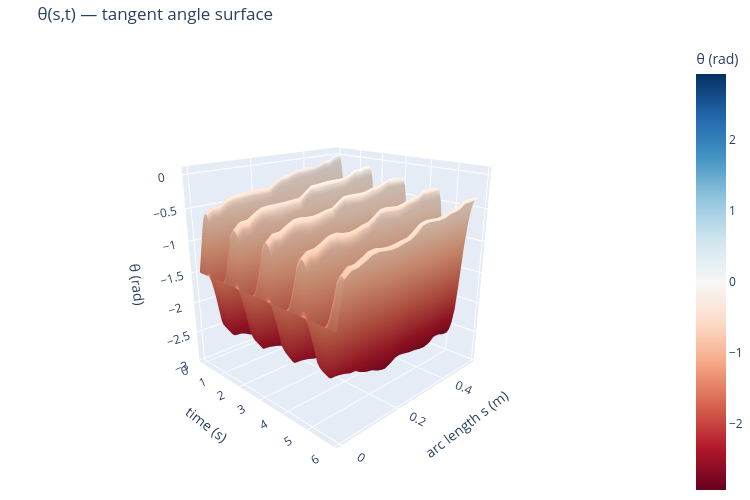

Source (notebook cell):
### Markdown cell above
# Segments angel plotting

### Code cell
import plotly.graph_objects as go

# ── θ(s,t) surface ────────────────────────────────────────────────────────
_stride    = 1
_fr        = np.arange(0, n_frames, _stride)
_s_theta   = np.linspace(0, L0, N)          # arc length at segment midpoints (m)
_THETA     = theta_smooth[_fr, :].T         # (N, n_t)
_t_ax      = t_raw[_fr]

fig = go.Figure(go.Surface(
    x=_t_ax, y=_s_theta, z=_THETA,
    colorscale='RdBu', cmid=0,
    colorbar=dict(title='θ (rad)')
))
fig.update_layout(
    title='θ(s,t) — tangent angle surface',
    scene=dict(
        xaxis_title='time (s)',
        yaxis_title='arc length s (m)',
        zaxis_title='θ (rad)',
        camera=dict(eye=dict(x=1.8, y=-1.8, z=0.9))
    ),
    width=750, height=500, margin=dict(l=0, r=0, t=40, b=0)
)
fig.show()

# ── θ heatmap ─────────────────────────────────────────────────────────────
fig2d, ax = plt.subplots(figsize=(8, 4), dpi=100)
im = ax.imshow(_THETA, aspect='auto', origin='lower',
               extent=[_t_ax[0], _t_ax[-1], 0, L0],
               cmap='RdBu')
fig2d.colorbar(im, ax=ax, label='θ (rad)')
ax.set_xlabel('time (s)')
ax.set_ylabel('arc length s (m)')
ax.set_title('θ(s,t) — tangent angle heatmap')
plt.tight_layout()
plt.show()

# ── θ(t) time series at 4 segments ────────────────────────────────────────
_seg_inspect = [0, N//4, N//2, N-1]
_seg_labels  = [f'seg {k}  (s={_s_theta[k]:.3f} m)' for k in _seg_inspect]

fig3, axes = plt.subplots(len(_seg_inspect), 1, figsize=(10, 8), sharex=True, dpi=100)
fig3.suptitle('θ(t) at 4 segments along the rod', fontsize=12)
for ax, k, lbl in zip(axes, _seg_inspect, _seg_labels):
    ax.plot(t_raw, theta_smooth[:, k], lw=1)
    ax.set_ylabel('θ (rad)', fontsize=9)
    ax.set_title(lbl, fontsize=9)
    ax.grid(True, alpha=0.3)
    ax.annotate(f'std={theta_smooth[:,k].std():.3f} rad  '
                f'range=[{theta_smooth[:,k].min():.2f}, {theta_smooth[:,k].max():.2f}]',
                xy=(0.02, 0.75), xycoords='axes fraction', fontsize=8, color='navy')
axes[-1].set_xlabel('time (s)')
plt.tight_layout()
plt.show()

print(f'θ shape: {theta_smooth.shape}  ({N} segments × {n_frames} frames)')
print(f'θ range: [{theta_smooth.min():.3f}, {theta_smooth.max():.3f}] rad  '
      f'({np.degrees(theta_smooth.min()):.1f}°, {np.degrees(theta_smooth.max()):.1f}°)')

### Figure 1 — Plotly figure (JSON) as saved in the notebook; plotly's stock layout.template omitted (floating-point values rounded to 4 significant figures; data arrays with more than 128 entries replaced by an {"elided": "..."} marker saying what was removed)
{"data": [{"cmid": 0, "colorbar": {"title": {"text": "θ (rad)"}}, "colorscale": [[0, "rgb(103,0,31)"], [0.1, "rgb(178,24,43)"], [0.2, "rgb(214,96,77)"], [0.3, "rgb(244,165,130)"], [0.4, "rgb(253,219,199)"], [0.5, "rgb(247,247,247)"], [0.6, "rgb(209,229,240)"], [0.7, "rgb(146,197,222)"], [0.8, "rgb(67,147,195)"], [0.9, "rgb(33,102,172)"], [1, "rgb(5,48,97)"]], "type": "surface", "x": [0.0, 0.07862, 0.1572, 0.2358, 0.3145, 0.3931, 0.4717, 0.5503, 0.6289, 0.7075, 0.7862, 0.8648, 0.9434, 1.022, 1.101, 1.179, 1.258, 1.336, 1.415, 1.494, 1.572, 1.651, 1.73, 1.808, 1.887, 1.965, 2.044, 2.123, 2.201, 2.28, 2.358, 2.437, 2.516, 2.594, 2.673, 2.752, 2.83, 2.909, 2.987, 3.066, 3.145, 3.223, 3.302, 3.381, 3.459, 3.538, 3.616, 3.695, 3.774, 3.852, 3.931, 4.009, 4.088, 4.167, 4.245, 4.324, 4.403, 4.481, 4.56, 4.638, 4.717, 4.796, 4.874, 4.953, 5.031, 5.11, 5.189, 5.267, 5.346, 5.425, 5.503, 5.582, 5.66, 5.739, 5.818, 5.896], "y": [0.0, 0.02188, 0.04375, 0.06563, 0.0875, 0.1094, 0.1313, 0.1531, 0.175, 0.1969, 0.2188, 0.2406, 0.2625, 0.2844, 0.3063, 0.3281, 0.35, 0.3719, 0.3938, 0.4156, 0.4375, 0.4594, 0.4813, 0.5031, 0.525], "z": {"elided": "25x76 float values"}}], "layout": {"height": 500, "margin": {"b": 0, "l": 0, "r": 0, "t": 40}, "scene": {"camera": {"eye": {"x": 1.8, "y": -1.8, "z": 0.9}}, "xaxis": {"title": {"text": "time (s)"}}, "yaxis": {"title": {"text": "arc length s (m)"}}, "zaxis": {"title": {"text": "θ (rad)"}}}, "title": {"text": "θ(s,t) — tangent angle surface"}, "width": 750}}
